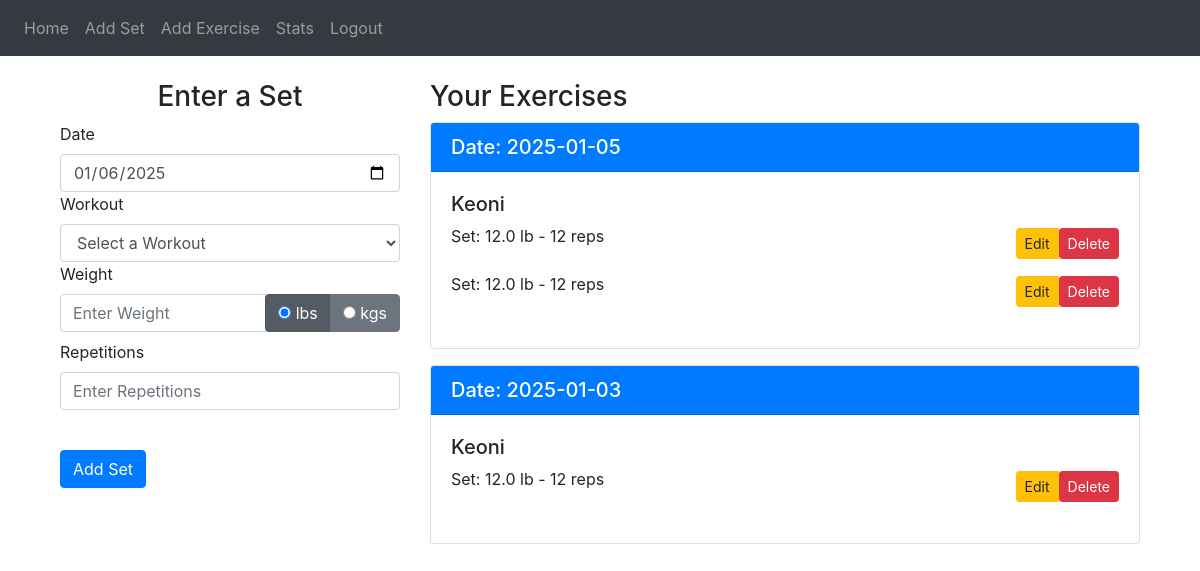
/logData (signed in), run on an earlier commit of the app's database.
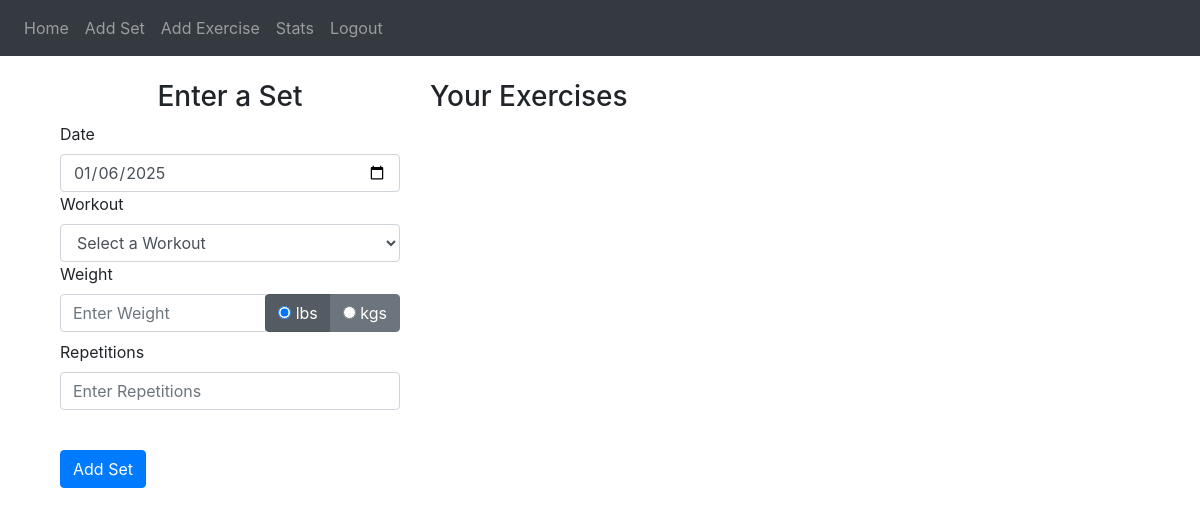
And on a later commit of the database.
### website/models.py (models this page shows)
class Weight(db.Model):
    id = db.Column(db.Integer, primary_key=True)
    exercise_name = db.Column(db.String(200), nullable=False)
    date_worked = db.Column(db.DateTime(timezone="True"), default=func.now())
    weight = db.Column(db.Float, nullable=False)
    units = db.Column(db.Integer, nullable=False)     ## 0 lbs -- 1 kgs
    reps = db.Column(db.Integer, nullable=False)
    user_id = db.Column(db.Integer, db.ForeignKey('user.id'))

### website/views.py (the view, shortened to what this page needs)
@views.route('/logData', methods=['POST','GET'])   ## decorator
@login_required
def logData():
    workouts = Workout.query.filter_by(user_id=current_user.id).all()
    workout_names = [workout.exercise_name for workout in workouts if workout.exercise_name and workout.exercise_name.strip()]
    setData = Weight.query.filter_by(user_id=current_user.id).all()
    workoutList = []
    for exercise in setData:
        if exercise.exercise_name and exercise.exercise_name.strip():
            formatted_date = exercise.date_worked.strftime('%Y-%m-%d') if exercise.date_worked else ''
            workoutList.append((formatted_date, exercise.exercise_name, exercise.weight, exercise.reps, exercise.units, exercise.id))
    workoutList.sort(key=lambda x: (x[0], x[1]), reverse=True)  # Sort by date first, then exercise name
    grouped_data = {}
    for dateWorked, exerciseName, weight, reps, units, id in workoutList:
        if dateWorked not in grouped_data:
            grouped_data[dateWorked] = {}
        if exerciseName not in grouped_data[dateWorked]:
            grouped_data[dateWorked][exerciseName] = []
        unitString = "lb" if units == 0 else "kg"
        setId = id
        grouped_data[dateWorked][exerciseName].append((weight, reps, unitString, setId))
    return render_template('addSet.html', user=current_user, todaysDate=date.today(), workout_names=workout_names, grouped_data=grouped_data)

### website/__init__.py (called while the page is built)
def create_app():
    app = Flask(__name__)
    app.config['SECRET_KEY'] = 'gymprogressKey'
    app.config['SQLALCHEMY_DATABASE_URI'] = f'sqlite:///{DB_NAME}'
    db.init_app(app)
    from .views import views
    from .auth import auth
    app.register_blueprint(views, url_prefix='/')
    app.register_blueprint(auth, url_prefix='/')
    from .models import User, Weight, MuscleGroup
    create_database(app)  # Ensure the database is created
    login_manager = LoginManager()
    login_manager.login_view = 'auth.login'
    login_manager.init_app(app)
    @login_manager.user_loader
    def load_user(id):
        return User.query.get(int(id))
    return app

### website/templates/addSet.html (shortened to what this page needs)
{% extends "base.html" %}
{% block content %}
    <div class="container mt-4">
        <div class="row">
            <div class="col-md-4">
                <h3 align="center">Enter a Set</h3>
                <form method="POST">
                    <div class="form-group">
                        <label for="date">Date</label>
                        <input
                            type="date"
                            class="form-control"
                            id="date"
                            name="date"
                            placeholder="Enter date"
                            value="{{ todaysDate }}"
                        />
                        <label for="workout">Workout</label>
                        <select class="form-control" id="workoutName" name="workoutName" required>
                            <option value="" disabled selected>Select a Workout</option>
                        </select>
                        <label for="weight">Weight</label>
                        <div class="input-group">
                            <input
                                type="number"
                                class="form-control"
                                id="weight"
                                name="weight"
                                placeholder="Enter Weight"
                                required
                            />
                            <div class="input-group-append">
                                <div class="btn-group" role="group" aria-label="Weight Units">
                                    <label class="btn btn-secondary active">
                                        <input type="radio" name="weightUnit" value="lbs" checked> lbs
                                    </label>
                                    <label class="btn btn-secondary">
                                        <input type="radio" name="weightUnit" value="kgs"> kgs
                                    </label>
                                </div>
                            </div>
                        </div>
                        <label for="reps">Repetitions</label>
                        <input
                            type="number"
                            class="form-control"
                            id="reps"
                            name="reps"
                            placeholder="Enter Repetitions"
                            required
                        />
                    </div>
                    <br />
                    <button type="submit" class="btn btn-primary">Add Set</button>
                </form>
            </div>
            <div class="col-md-8">
                <h3>Your Exercises</h3>
                <div class="scrollable-container">
                    {% for dateWorked, exercises_by_name in grouped_data.items() %}
                        <div class="card mb-3">
                            <div class="card-header bg-primary text-white">
                                <h5 class="mb-0">Date: {{ dateWorked }}</h5>
                            </div>
                            <div class="card-body">
                                {% for exerciseName, sets in exercises_by_name.items() %}
                                    <div class="mb-3">
                                        <h5>{{ exerciseName }}</h5>
                                        {% for set in sets %}
                                            <div class="d-flex justify-content-between align-items-center mb-2">
                                                <p>Set: {{ set[0] }} {{ set[2] }} - {{ set[1] }} reps</p>
                                                <div class="btn-group">
                                                    <a href="{{ url_for('views.edit_set_logPage', set_id=set[3]) }}" class="btn btn-warning btn-sm">
                                                        Edit
                                                    </a>
                                                    <form action="{{ url_for('views.delete_set_logPage', set_id=set[3]) }}" method="POST" style="display:inline;">
                                                        <button type="submit" class="btn btn-danger btn-sm" onclick="return confirm('Are you sure you want to delete this set?')">Delete</button>
                                                    </form>
                                                </div>
                                            </div>
                                        {% endfor %}
                                    </div>
                                {% endfor %}
                            </div>
                        </div>
                    {% endfor %}
                </div>
            </div>
        </div>
    </div>
{% endblock %}

### website/templates/base.html (shortened to what this page needs)
<!DOCTYPE html>
<html>
    <head>
        <link
            rel="stylesheet"
            href="https://stackpath.bootstrapcdn.com/bootstrap/4.4.1/css/bootstrap.min.css"
/>
        <link
            rel="stylesheet"
            href="https://stackpath.bootstrapcdn.com/font-awesome/4.7.0/css/font-awesome.min.css"
        />
        <link rel="stylesheet" href="https://cdnjs.cloudflare.com/ajax/libs/tagify/4.9.1/tagify.min.css">
    </head>
    <body>
        <nav class="navbar navbar-expand-lg navbar-dark bg-dark">
            <div class="collapse navbar-collapse" id ="navbar">
                <div class ="navbar-nav">
                    {% if user.is_authenticated %}
                    <a class="nav-item nav-link" id="home" href="/">Home</a>
                    <a class="nav-item nav-link" id="logData" href="/logData">Add Set</a>
                    <a class="nav-item nav-link" id="workout" href="/createWorkout">Add Exercise</a>
                    <a class="nav-item nav-link" id="dataView" href="/viewData">Stats</a>
                    <a class="nav-item nav-link" id="logout" href="/logout">Logout</a>
                    {% else %}
                    <a class="nav-item nav-link" id="login" href="/login">Login</a>
                    <a class="nav-item nav-link" id="signup" href="/signup">Signup</a>
                    {% endif %}
                </div>
            </div>
        </nav>
        <div class="container">
            {% block content %}
            {% endblock %}
        </div>
    </body>
</html>

What changed in the data, as far as the page shows it:
removed Weight: exercise_name "Keoni", weight "12.0", set "lb", reps "12"
removed Weight: weight "12.0", set "lb", reps "12", shown under "Keoni"
removed Weight: exercise_name "Keoni", weight "12.0", set "lb", reps "12"
Also different on the page:
list line gone: "Date: 2025-01-05"
list line gone: "Date: 2025-01-03"
